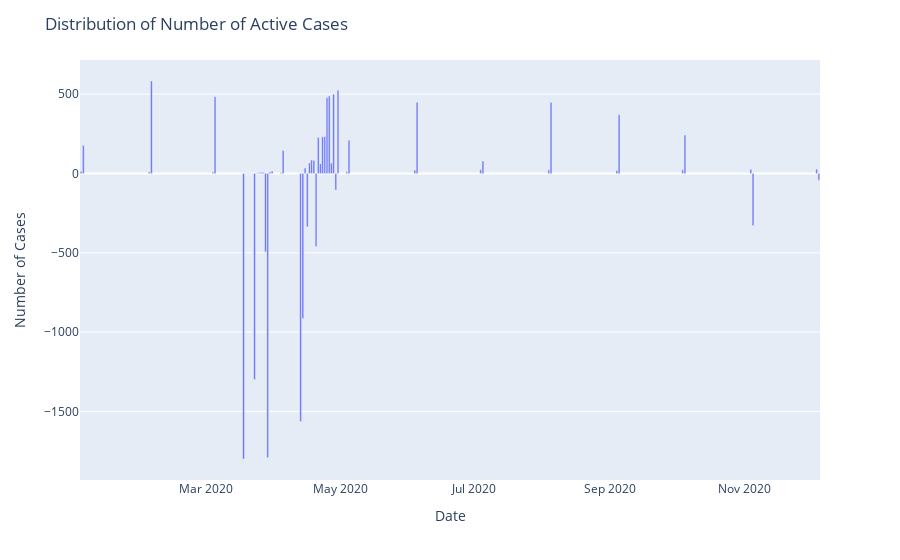

Notebook code for this chart:
### Code cell
fig=px.bar(x=datewise.index,y=datewise["Confirmed"]-datewise["Recovered"]-datewise["Deaths"])
fig.update_layout(title="Distribution of Number of Active Cases",
                  xaxis_title="Date",yaxis_title="Number of Cases",)
fig.show()

### Figure 1 — Plotly figure (JSON) as saved in the notebook; plotly's stock layout.template omitted (floating-point values rounded to 4 significant figures)
{"data": [{"alignmentgroup": "True", "hovertemplate": "x=%{x}<br>y=%{y}<extra></extra>", "legendgroup": "", "marker": {"color": "#636efa"}, "name": "", "offsetgroup": "", "orientation": "v", "showlegend": false, "textposition": "auto", "type": "bar", "x": ["2020-01-04T00:00:00", "2020-01-05T00:00:00", "2020-02-04T00:00:00", "2020-02-05T00:00:00", "2020-03-04T00:00:00", "2020-03-05T00:00:00", "2020-03-18T00:00:00", "2020-03-19T00:00:00", "2020-03-20T00:00:00", "2020-03-21T00:00:00", "2020-03-22T00:00:00", "2020-03-23T00:00:00", "2020-03-24T00:00:00", "2020-03-25T00:00:00", "2020-03-26T00:00:00", "2020-03-27T00:00:00", "2020-03-28T00:00:00", "2020-03-29T00:00:00", "2020-03-30T00:00:00", "2020-03-31T00:00:00", "2020-04-04T00:00:00", "2020-04-05T00:00:00", "2020-04-13T00:00:00", "2020-04-14T00:00:00", "2020-04-15T00:00:00", "2020-04-16T00:00:00", "2020-04-17T00:00:00", "2020-04-18T00:00:00", "2020-04-19T00:00:00", "2020-04-20T00:00:00", "2020-04-21T00:00:00", "2020-04-22T00:00:00", "2020-04-23T00:00:00", "2020-04-24T00:00:00", "2020-04-25T00:00:00", "2020-04-26T00:00:00", "2020-04-27T00:00:00", "2020-04-28T00:00:00", "2020-04-29T00:00:00", "2020-04-30T00:00:00", "2020-05-04T00:00:00", "2020-05-05T00:00:00", "2020-06-04T00:00:00", "2020-06-05T00:00:00", "2020-07-04T00:00:00", "2020-07-05T00:00:00", "2020-08-04T00:00:00", "2020-08-05T00:00:00", "2020-09-04T00:00:00", "2020-09-05T00:00:00", "2020-10-04T00:00:00", "2020-10-05T00:00:00", "2020-11-04T00:00:00", "2020-11-05T00:00:00", "2020-12-04T00:00:00", "2020-12-05T00:00:00"], "xaxis": "x", "y": [13, 176, 9, 583, 9, 484, -1800, 1, 2, 2, 0, -1298, 3, 5, 8, 7, -494, -1792, 10, 15, 4, 145, -1563, -915, 35, -336, 66, 85, 82, -461, 227, 62, 231, 232, 477, 489, 65, 500, -104, 524, 10, 210, 22, 449, 24, 78, 23, 448, 19, 370, 23, 242, 26, -328, 27, -42], "yaxis": "y"}], "layout": {"barmode": "relative", "legend": {"tracegroupgap": 0}, "margin": {"t": 60}, "title": {"text": "Distribution of Number of Active Cases"}, "xaxis": {"anchor": "y", "domain": [0, 1], "title": {"text": "Date"}}, "yaxis": {"anchor": "x", "domain": [0, 1], "title": {"text": "Number of Cases"}}}}
